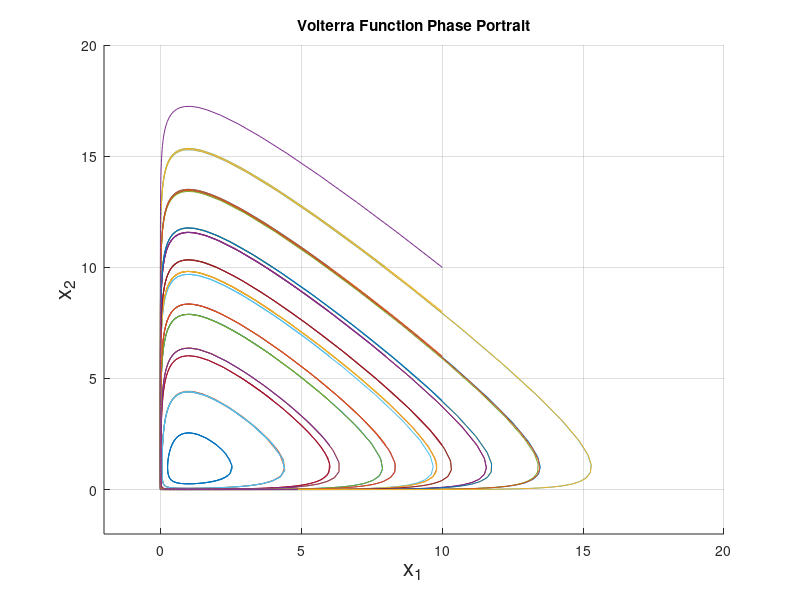

This chart was generated by the following MATLAB code:

%% plot phase portrait compute multiple trajectories (via the ode45)

f = @(t,x) [x(1) - x(1)*x(2); -x(2)+x(1)*x(2)];

[Xs, Ys] = meshgrid(2:2:10, 2:2:10);
t_span = [0, 20];   % specify the simulation time duration

% initialize the cell for storing
x_traj_store = {numel(Xs),1};
t_store = {numel(Xs),1};
for i = 1:numel(Xs)
    % calling ode45 (ODE solver basded on Runge-Kutta-Fehlberg method)
    [t, x_traj]=ode45(f, t_span, [Xs(i),Ys(i)]);
    % use cell to store the computed trajectory
    x_traj_store{i} = x_traj;
    t_store{i} = t;
end

%% plot trajectory
figure
hold on
% plot each trajectory in a for loop
for i = 1:numel(x_traj_store)
    x_traj = x_traj_store{i};
    f = plot(x_traj(:,1),x_traj(:,2));
end

hold off
title('Volterra Function Phase Portrait')
xlabel('x_1','FontSize',16)
ylabel('x_2','FontSize',16)
grid on
xlim([-2 20])
ylim([-2 20])